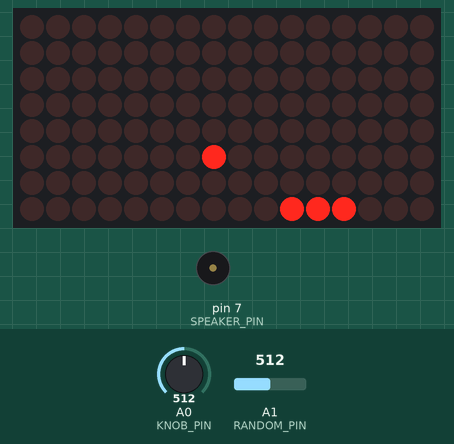
Simulated run of this sketch. Board: Arduino Pro Mini, built with avr-gcc and run on an emulated ATmega328P. Shown: 16×8 LED matrix, buzzer (waves = sounding). Inputs (shaded band) come from the test bench; at power-on: A0 (KNOB_PIN) = 512, A1 (RANDOM_PIN) = 512. Random numbers use the default seed unless the sketch sets one.

Above: at 2.06 s.
2.1 s: A0 (KNOB_PIN) set to 579
At 2.63 s:
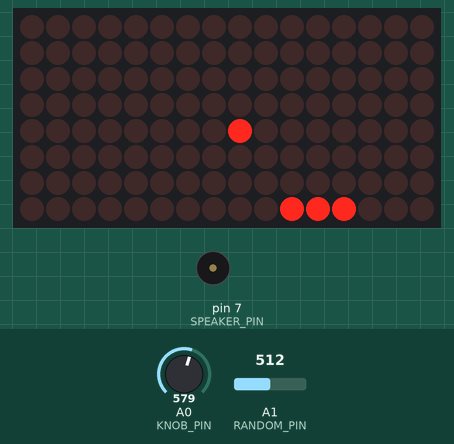
3.8 s: A0 (KNOB_PIN) set to 603
At 4.34 s:
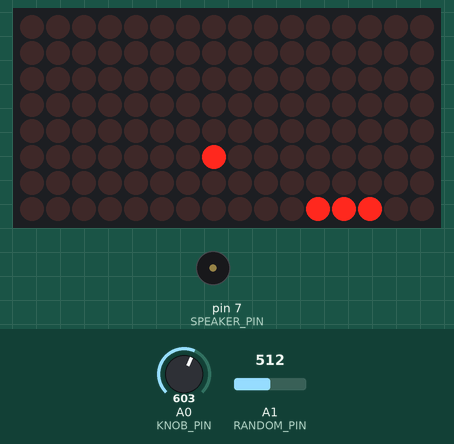
5.5 s: A1 (RANDOM_PIN) set to 306
7.9 s: A1 (RANDOM_PIN) set to 122
10.0 s: A1 (RANDOM_PIN) set to 0
At 13.24 s:
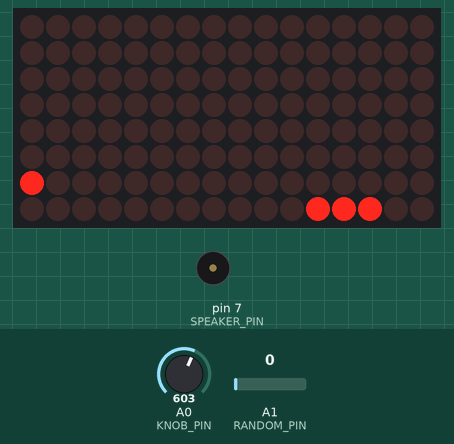
14.0 s: A0 (KNOB_PIN) set to 0
At 14.54 s:
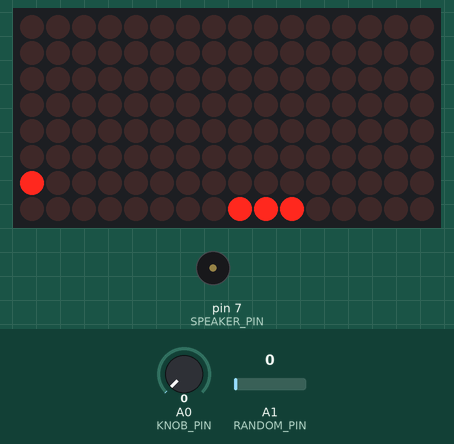
Timing chart, 0 to 18.6 s (numbered marks = the images above; inputs shaded):
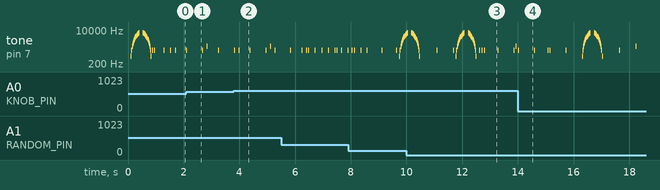

The sketch:

projeto-ping-pong-2-matrizes.ino
```cpp
#include <LedControl.h>

#define DATA_PIN    12
#define CLOCK_PIN   11
#define CS_PIN      10
#define NUM_DEVICES 2
#define KNOB_PIN    A0
#define RANDOM_PIN  A1
#define SPEAKER_PIN 7

#define N_a   440
#define N_f   349
#define N_cH  523
#define N_eH  659
#define N_fH  698
#define N_gS  415

int step_col, step_row, subidas, OLD_X, sensor, row, col, sc, sr, dly;
int row_bar = 0;
int X = 4;
int cnt = 0;
int desarma = 0;

boolean showBars_enabled = false;

LedControl LC = LedControl(DATA_PIN, CLOCK_PIN, CS_PIN, NUM_DEVICES);

byte MSG[8 * 20];
byte SPACE[8] = {
  B00000000,
  B00000000,
  B00000000,
  B00000000,
  B00000000,
  B00000000,
  B00000000,
  B00000000
};
byte W[8] = {
  B00000000,
  B01000010,
  B01000010,
  B01000010,
  B01000010,
  B01011010,
  B01100110,
  B00000000
};
byte I[8] = {
  B00000000,
  B00111100,
  B00011000,
  B00011000,
  B00011000,
  B00011000,
  B00111100,
  B00000000
};
byte N[8] = {
  B00000000,
  B01000010,
  B01100010,
  B01010010,
  B01001010,
  B01000110,
  B01000010,
  B00000000
};
byte E[8] = {
  B00000000,
  B01111110,
  B01000000,
  B01111100,
  B01000000,
  B01000000,
  B01111110,
  B00000000
};
byte R[8] = {
  B00000000,
  B01111100,
  B01000010,
  B01111100,
  B01001000,
  B01000100,
  B01000010,
  B00000000
};

void loose()
{
  delay(80);

  for (row = 0; (row < 16); row++) {
    setROW(row, 0xFF);
    tone(SPEAKER_PIN, (row * 500), 10);
    delay(20);
  }

  delay(130);

  for (row = 15; (row >= 0); row--) {
    setROW(row, 0x00);
    tone(SPEAKER_PIN, (row * 500), 10);
    delay(20);
  }
}

void showBars(boolean show)
{
  showBars_enabled = show;

  if (show) {
    row_bar = (2 + random(5));
  }

  setROW(row_bar, (show == true ? 0xFF : 0x00));
}

void setLED(int l, int c, boolean state)
{
  int disp = 0;

  if (l > 7) {
    l = (l - 8);
    disp = 1;
  }

  LC.setLed(disp, l, c, state);
}

void setROW(int r, char ch)
{
  int disp = 0;

  if (r > 7) {
    r = (r - 8);
    disp = 1;
  }

  LC.setRow(disp, r, ch);
}

void copyLetter(byte *ch, int pos)
{
  int i;

  for (i = 0; (i < 8); i++) {
    *(MSG + i + (pos * 8)) = *( ch + i);
  }
}

void showMSG(int qtde, int tempo)
{
  int idx;

  LC.clearDisplay(0);
  LC.clearDisplay(1);

  for (idx = 0; (idx < (8 * qtde)); idx++) {
    for (row = 0; (row < 16); row++) {
      setROW(row, *(MSG + row + idx));
    }

    delay(tempo);
  }

  LC.clearDisplay(0);
  LC.clearDisplay(1);
}

void beep(int frequencyInHertz, long timeInMilliseconds)
{
  int x;
  long delayAmount = (long)(1000000 / frequencyInHertz);
  long loopTime = (long)((timeInMilliseconds * 1000) / (delayAmount * 2));

  for (row = 0; (row < 16); row++) {
    setROW(row, 0xFF);
  }

  for (x = 0; (x < loopTime); x++) {
    digitalWrite(SPEAKER_PIN, HIGH);
    delayMicroseconds(delayAmount);
    digitalWrite(SPEAKER_PIN, LOW);
    delayMicroseconds(delayAmount);
  }

  LC.clearDisplay(0);
  LC.clearDisplay(1);

  delay(20);
}

void march()
{
  beep(N_a, 500);
  beep(N_a, 500);
  beep(N_a, 500);
  beep(N_f, 350);
  beep(N_cH, 150);

  beep(N_a, 500);
  beep(N_f, 350);
  beep(N_cH, 150);
  beep(N_a, 1000);

  beep(N_eH, 500);
  beep(N_eH, 500);
  beep(N_eH, 500);
  beep(N_fH, 350);
  beep(N_cH, 150);

  beep(N_gS, 500);
  beep(N_f, 350);
  beep(N_cH, 150);
  beep(N_a, 1000);
}

void winner()
{
  copyLetter(SPACE, 0);
  copyLetter(SPACE, 1);

  copyLetter(W, 2);
  copyLetter(I, 3);
  copyLetter(N, 4);
  copyLetter(N, 5);
  copyLetter(E, 6);
  copyLetter(R, 7);

  copyLetter(SPACE, 8);
  copyLetter(SPACE, 9);

  showMSG(9, 80);

  march();

  setup();
}

void setup()
{
  pinMode(KNOB_PIN, INPUT);      // Potentiometer 10K Linear (GND, KNOB_PIN, +5v)
  pinMode(RANDOM_PIN, INPUT);    // Random Seed
  pinMode(SPEAKER_PIN, OUTPUT);  // Passive Buzzer

  LC.shutdown(0, false);
  LC.setIntensity(0, 8);
  LC.clearDisplay(0);

  LC.shutdown(1, false);
  LC.setIntensity(1, 8);
  LC.clearDisplay(1);

  randomSeed(analogRead(RANDOM_PIN) * millis());

  loose();

  dly = 500;

  setLED(15, X, true);
  setLED(15, (X + 1), true);
  setLED(15, (X + 2) , true);
  OLD_X = (-1);
  subidas = 0;

  step_col = 1;
  step_row = 1;

  sc = step_col;
  sr = step_row;

  row = ((-1) + random(3));
  col = random(8);

  showBars(false);
}

void loop()
{
  sensor = analogRead(KNOB_PIN);

  X = map(sensor, 0, 980, 1, 6);

  if (X != OLD_X) {
    OLD_X = X;
    setROW(15, 0x00);
    setLED(15, (X - 1), true);
    setLED(15, X, true);
    setLED(15, (X + 1), true);
  }

  if (cnt == 0) {
    setLED(row, col, false);

    if ((subidas == 1 || random(2) == 1) && showBars_enabled == false && row == 0) {
      showBars(true);
      subidas = 0;
      desarma = (2 + random(5));
    }

    if ((subidas == desarma) && (showBars_enabled == true)) {
      showBars(false);
      subidas = 0;
    }

    if (col == 7) {
      sc = -step_col;
      tone(SPEAKER_PIN, 1000, 20);
    }

    if (col == 0) {
      sc = step_col;
      tone(SPEAKER_PIN, 1000, 20);
    }

    if (row == 0) {
      sr = step_row;
      subidas++;
      dly -= 5;
      tone(SPEAKER_PIN, 1000, 20);
    }

    if (dly <= 190) {
      winner();
    }

    if (showBars_enabled == true && sr > 0 && row < row_bar) {
      if (row == (row_bar - 1)) {
        sr = -step_row;
        tone(SPEAKER_PIN, 1000, 20);
      }
    }

    if (row == 14)
    {
      if (col >= (X - 1) && col <= (X + 1)) {
        sr = -step_row;
        tone(SPEAKER_PIN, 1500, 20);
      }
      else if (col == (X - 2) && (sc > 0)) {
        sr = -step_row;
        sc = -step_col;
        tone(SPEAKER_PIN, 1500, 20);
      }
      else if (col == (X + 2) && (sc < 0)) {
        sr = -step_row;
        sc = step_col;
        tone(SPEAKER_PIN, 1500, 20);
      }
    }

    row += sr;
    col += sc;

    if (col == 8) {
      col = 7;
    }

    if (col == (-1)) {
      col = 0;
    }

    setLED(row, col, true);

    if (row == 15) {
      setup();
    }
  }

  cnt++;

  if (cnt == dly) {
    cnt = 0;
  }
}
```

Measured:
- the behaviour switches between 587 and 588 on A0 (KNOB_PIN) (found by bisection; images 1 and 2)
- by itself, tone on pin 7 (SPEAKER_PIN): plays 1000 Hz for 0.02 s, 1000 Hz for 0.02 s, 1000 Hz for 0.02 s, 1000 Hz for 0.02 s, 1000 Hz for 0.02 s, 500 Hz for 0.01 s … (37 notes in this stretch)
